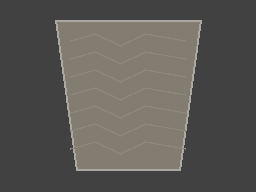
#> input picture reference/e1_inputs/cup_pattern.png, 256 x 192 px; its folder holds 5 pictures in this run
$ python verify_e7_images.py
#> lines starting #> are read from the running program, lines starting #| are printed output that depends on the picture
### scripts/run_tests.py
#!/usr/bin/env python3
"""Portable regression: standard Python + Icarus or ModelSim/Questa.
Run from anywhere. RTL_SIM=modelsim selects ModelSim; MODELSIM_BIN may name
its win64/bin directory. IVERILOG and VVP may name absolute executables.
"""
from pathlib import Path
import itertools,json,os,random,re,shutil,subprocess,sys
ROOT=Path(__file__).resolve().parents[1]
BUILD=ROOT/'sim'/'build';BUILD.mkdir(parents=True,exist_ok=True)
IVERILOG=os.environ.get('IVERILOG','iverilog');VVP=os.environ.get('VVP','vvp')
MODEL_BIN=Path(os.environ.get('MODELSIM_BIN',r'C:\modeltech64_10.5\win64'))
BACKEND=os.environ.get('RTL_SIM','iverilog' if shutil.which(IVERILOG) else 'modelsim')
MODEL_WORK=BUILD/'modelsim'/'work'
RTL=sorted((ROOT/'rtl/edge').glob('*/*.sv'))
TB_RTL={'tb_debayer_color':[
    'rtl/debayer/debayer_top_2to1.v','rtl/debayer/rgb_gain_v1.v',
    'rtl/debayer/line_buffer.v','rtl/debayer/raw_to_rgb.v','rtl/true_dual_port_ram.v']}
TB_RTL['tb_bayer_phase']=TB_RTL['tb_debayer_color']
TB_RTL['tb_e1_equivalence']=['sim/reference/img_pipeline_c2_reference.sv','sim/reference/img_composer_e1_reference.sv']
TB_RTL['tb_e2_equivalence']=['sim/reference/img_pipeline_e1_reference.sv','sim/reference/img_composer_e1_reference.sv']
results=[]
def run(top,params=None):
    extra=[ROOT/p for p in TB_RTL.get(top,[])]
    if BACKEND=='modelsim':
        if not MODEL_WORK.exists():
            MODEL_WORK.parent.mkdir(parents=True,exist_ok=True)
            subprocess.run([str(MODEL_BIN/'vlib.exe'),str(MODEL_WORK)],cwd=BUILD,check=True,capture_output=True)
        command=[str(MODEL_BIN/'vlog.exe'),'-sv','-work',str(MODEL_WORK)]
        command+=list(map(str,RTL+extra))+[str(ROOT/'sim'/(top+'.sv'))]
        c=subprocess.run(command,cwd=BUILD,text=True,capture_output=True,timeout=120)
        (BUILD/(top+'_compile.log')).write_text(c.stdout+c.stderr,encoding='utf-8')
        if c.returncode:raise RuntimeError(c.stdout+c.stderr)
        command=[str(MODEL_BIN/'vsim.exe'),'-c','-onfinish','stop','-lib',str(MODEL_WORK),
                 '-do','onerror {quit -force -code 1}; run -all; quit -force -code 0',top]
        for k,v in (params or {}).items():command+=[f'-g{k}={v}']
        c=subprocess.run(command,cwd=BUILD,text=True,capture_output=True,timeout=180)
        (BUILD/(top+'_run.log')).write_text(c.stdout+c.stderr,encoding='utf-8')
        if c.returncode or re.search(r'\*\*\s+(?:Fatal|Error):',c.stdout+c.stderr):
            raise RuntimeError(c.stdout+c.stderr)
        print('\n'.join(line for line in c.stdout.splitlines() if 'PASS' in line))
        return
    if BACKEND=='icarus_direct':
        from icarus_direct import compile_sources
        c=compile_sources(RTL+extra+[ROOT/'sim'/(top+'.sv')],top,BUILD/(top+'.vvp'),BUILD,params)
    else:
        command=[IVERILOG,'-g2012','-Wall','-s',top,'-o',str(BUILD/(top+'.vvp'))]
        for k,v in (params or {}).items():command+=['-P',f'{top}.{k}={v}']
        command += list(map(str,RTL+extra))+[str(ROOT/'sim'/(top+'.sv'))]
        c=subprocess.run(command,cwd=BUILD,text=True,capture_output=True)
    (BUILD/(top+'_compile.log')).write_text(c.stdout+c.stderr)
    if c.returncode:raise RuntimeError(f'compile exit={c.returncode}\n'+c.stdout+c.stderr)
    c=subprocess.run([VVP,str(BUILD/(top+'.vvp'))],cwd=BUILD,text=True,capture_output=True)
    (BUILD/(top+'_run.log')).write_text(c.stdout+c.stderr)
    if c.returncode:raise RuntimeError(c.stdout+c.stderr)
    print(c.stdout.strip())
def gray(rgb):return (77*rgb[0]+150*rgb[1]+29*rgb[2]+128)>>8
# [4 lines left out: function grad, not called in this run]
def gaussian(p):return (sum(a*b for a,b in zip(p,(1,2,1,2,4,2,1,2,1)))+8)>>4
# [103 lines left out: functions operators, pipeline, not called in this run]
# [25 lines that do not run on import are left out]

### scripts/verify_e7_images.py
"""Fixed-input quality probe. All pixel outputs are actual RTL, checked against an integer oracle.
Synthetic noise ROIs / vertical step coverage are the only analytic quality labels.
"""
from pathlib import Path
import json
import numpy as np
from PIL import Image,ImageDraw
import run_tests as sim
from verify_e1 import direction,thin,topology
from e2_model import descriptor,local_link

ROOT=Path(__file__).resolve().parents[1];BUILD=ROOT/'sim/build_e7_images'
BUILD.mkdir(parents=True,exist_ok=True);sim.BUILD=BUILD
OUT=ROOT/'reports/e7_quality';OUT.mkdir(exist_ok=True)
W,H,HT=128,96,160

def fixtures():
    names=[];images=[];meta=[];rng=np.random.default_rng(7001)
    for name in ('cup_pattern','printed_text','face_photo'):
        images.append(Image.open(ROOT/f'reference/e1_inputs/{name}.png').convert('RGB').resize((W,H),Image.Resampling.LANCZOS))
        names.append(name);meta.append(dict(kind='resized existing fixture, no contour truth'))
    yy,xx=np.indices((H,W))
    for sigma in (3,5,8):
        a=np.clip(64+rng.normal(0,sigma,(H,W)),0,255).astype('uint8')
        names.append(f'flat_noise_{sigma}');images.append(Image.fromarray(a).convert('RGB'));meta.append(dict(kind='known flat background',sigma=sigma))
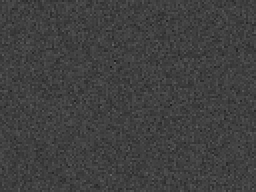
#> a: shape (96, 128) (shown 2 times larger); min 28, max 101, mean 63.6
#> after the loop, images = 6 items; meta = 6 items; names = ['cup_pattern', 'printed_text', 'face_photo', 'flat_noise_3', 'flat_noise_5', 'flat_noise_8']
    for delta in (20,80):
        a=64+(xx>=W//2)*delta+rng.normal(0,3,(H,W))
        images.append(Image.fromarray(np.clip(a,0,255).astype('uint8')).convert('RGB'))
        names.append(f'noisy_step_{delta}');meta.append(dict(kind='known vertical boundary',contrast=delta))
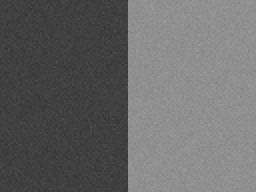
#> a: shape (96, 128) float64 (shown 2 times larger); min 53.7, max 155.6, mean 104
#> after the loop, images = 8 items; meta = 8 items; names = ['cup_pattern', 'printed_text', 'face_photo', 'flat_noise_3', 'flat_noise_5', 'flat_noise_8', 'noisy_step_20', 'noisy_step_80']
    return names,images,meta

def oracle(im,pre,high,strict=False):
    a=np.asarray(im,dtype=np.int32);gray=(77*a[:,:,0]+150*a[:,:,1]+29*a[:,:,2]+128)//256
    if pre==0:p=gray;radius=1
    else:
        p=np.zeros_like(gray);windows=np.lib.stride_tricks.sliding_window_view(gray,(5,5))
        if pre==1:p[2:-2,2:-2]=np.median(windows[:,:,1:4,1:4],axis=(-1,-2)).astype(np.int32)
        else:
            weights=np.array((1,4,6,4,1) if pre==2 else (1,2,1),dtype=np.int32)
            patch=windows if pre==2 else windows[:,:,1:4,1:4]
            denom=int(weights.sum()**2)
            p[2:-2,2:-2]=(np.einsum('ijkl,k,l->ij',patch,weights,weights)+denom//2)//denom
        radius=3
    gx=np.zeros_like(p);gy=np.zeros_like(p)
    gx[1:-1,1:-1]=-p[:-2,:-2]+p[:-2,2:]-2*p[1:-1,:-2]+2*p[1:-1,2:]-p[2:,:-2]+p[2:,2:]
    gy[1:-1,1:-1]=-p[:-2,:-2]-2*p[:-2,1:-1]-p[:-2,2:]+p[2:,:-2]+2*p[2:,1:-1]+p[2:,2:]
    mag=np.abs(gx)+np.abs(gy);valid=np.zeros_like(p,bool);valid[radius:-radius,radius:-radius]=True
    mag=np.where(valid,mag,0);dr=direction(gx,gy);keep=thin(mag,dr,valid,strict)
    e,c,s,d=descriptor(mag,dr,keep,high)
    return local_link(e,c,s,d)

def main():
    names,images,meta=fixtures();ctls=[];latency=6*HT+61
#> after `names, images, meta = fixtures()`: images = 8 items; meta = 8 items
    with (BUILD/'e2_vectors.txt').open('w') as f:
        for im in images:
            a=np.asarray(im)
            for sy in range(H+18):
                for x in range(HT):
                    de=2<=sy<H+2 and x<W;hs=x==W+1;vs=sy==0
                    r,g,b=map(int,a[sy-2,x]) if de else (0,0,0)
                    f.write(f'{(r<<16)|(g<<8)|b:06x} {int(de)} {int(hs)} {int(vs)}\n')
                    ctls.append((int(de),int(hs),int(vs)))
#> this loop made 8 passes
#> pass 2, in main, `a=np.asarray(im)`:
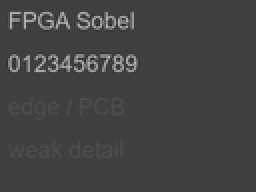
#> a: shape (96, 128, 3) (shown 2 times larger); min 36, max 188, mean 67.6
#> pass 3, in main, `a=np.asarray(im)`:
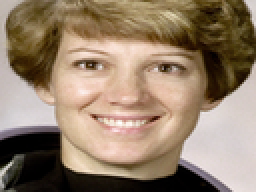
#> a: shape (96, 128, 3) (shown 2 times larger); mean R, G, B 147.8, 127.3, 106.4
#> after the loop, ctls = 145920 items
        f.write('000000 0 0 0\n'*(latency+4));ctls += [(0,0,0)]*(latency+4)
#> after `ctls += [(0, 0, 0)] * (latency + 4)`: ctls = 146945 items
    ctlref=[(0,0,0)]*(latency-1)+ctls
#> ctlref = 147965 items
    variants=[('bypass58',0,58,0),('median50',1,50,0),('g3_58',3,58,0),
              ('g5_58',2,58,0),('g5_50',2,50,0),('g5_50_strict',2,50,1)]
    observed={}
    for label,pre,high,strict in variants:
        sim.run('tb_e7_image',dict(WIDTH=W,HEIGHT=H,HTOTAL=HT,HIGH=high,PRE=pre,STRICT=strict))
        pixels=[]
        for i,line in enumerate((BUILD/'e2_observed.txt').read_text().splitlines()):
            color,de,hs,vs=line.split();ctl=tuple(map(int,(de,hs,vs)))
            assert ctl==ctlref[i],('sync',label,i,ctl,ctlref[i])
            if ctl[0]:
                color=int(color,16);assert color in (0,0xffffff);pixels.append(bool(color))
        assert len(pixels)==len(images)*W*H
        masks=np.asarray(pixels,bool).reshape(len(images),H,W)
        for i,im in enumerate(images):assert np.array_equal(masks[i],oracle(im,pre,high,bool(strict))),('RTL/oracle',label,names[i])
        observed[label]=masks
        (ROOT/f'reports/e7_image_{label}.log').write_text((BUILD/'tb_e7_image_run.log').read_text())
#> after the loop, observed = 0 items
    rows=[];sheet=Image.new('RGB',(W*(len(variants)+1),(H+24)*len(images)),(20,20,20));draw=ImageDraw.Draw(sheet)
    for i,(name,im) in enumerate(zip(names,images)):
        row=dict(name=name,**meta[i],variants={})
        panels=[('input '+name,im)]
        for label,_,_,_ in variants:
            mask=observed[label][i];metrics=topology(mask)
            if name.startswith('flat_noise'):metrics['known_flat_false_pixels']=int(mask[7:-7,7:-7].sum())
            if name.startswith('noisy_step'):
                metrics['known_boundary_rows_hit']=int(mask[7:-7,W//2-3:W//2+3].any(axis=1).sum())
                metrics['known_boundary_rows_total']=H-14
                metrics['known_flat_false_pixels']=int(mask[7:-7,7:W//2-7].sum()+mask[7:-7,W//2+7:-7].sum())
            row['variants'][label]=metrics
            panel=Image.fromarray((mask*255).astype('uint8')).convert('RGB');panels.append((label,panel))
            panel.save(OUT/f'{name}_{label}.png')
        for col,(label,panel) in enumerate(panels):
            draw.text((col*W+2,i*(H+24)+2),label,fill='white');sheet.paste(panel,(col*W,i*(H+24)+22))
        rows.append(row);im.save(OUT/f'{name}_input.png')
    sheet.save(OUT/'comparison.png')
    result=dict(status='PASS',rtl_outputs=len(images)*len(variants),fixtures=rows,variants=variants,
        latency_cycles=latency,HD_latency_cycles=6*2200+61,
        ground_truth='Only synthetic flat ROI and vertical boundary row coverage; no board frames or measured real recall',
        NMS_decision='Retain non-strict default for board candidate; inspect strict pixel thinning versus connectivity separately')
    (ROOT/'reports/e7_image_verification.json').write_text(json.dumps(result,indent=2))
    print('E7 IMAGE PASS',len(images)*len(variants),'actual RTL outputs, exact oracle and every sync token')

if __name__=='__main__':main()
#> (the call stopped at in run, `c=subprocess.run(command,cwd=BUILD,text=True,capture_output=True,timeo..`: subprocess is not available in this run)
